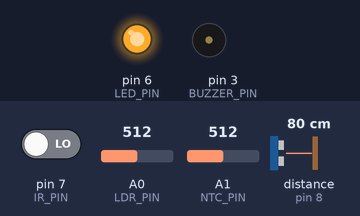
A sketch run on a simulated Arduino Uno, built with avr-gcc and run on an emulated ATmega328P. On the bench: output pins drawn as LEDs (lit = HIGH), buzzer (waves = sounding). Wiring (inferred from the names in the program): ultrasonic range finder: trigger pin 9; echo pin 8. The test bench sets the inputs (shaded band); at power-on: distance to the obstacle (sensor on pin 8) 80 cm, A1 (NTC_PIN) = 512, pin 7 (IR_PIN) LOW, A0 (LDR_PIN) = 512. The echo pulse lasts 58.3 µs per cm; pins used as bus, display or sensor lines are not drawn; what the sketch prints to the serial monitor is not drawn.

Above: at 1.9 s.
2.0 s: distance to the obstacle (sensor on pin 8) set to 22 cm
6.0 s: distance to the obstacle (sensor on pin 8) set to 18 cm
At 7.3 s:
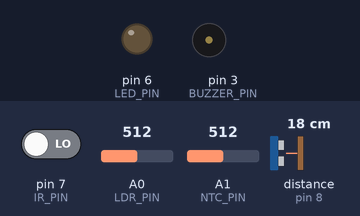
8.1 s: A1 (NTC_PIN) set to 601
11.9 s: A1 (NTC_PIN) set to 626
At 12.57 s:
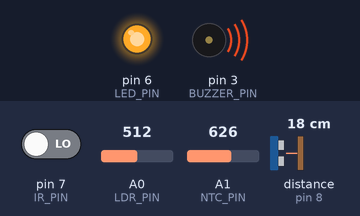
15.4 s: pin 7 (IR_PIN) driven HIGH
At 16.38 s:
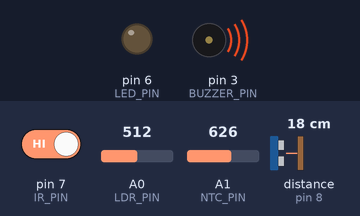
17.9 s: pin 7 (IR_PIN) driven LOW
At 18.59 s:
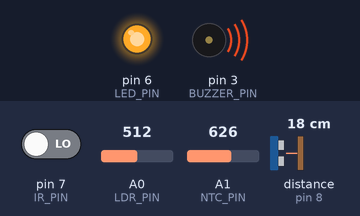
Timing chart, 0 to 22.9 s (numbered marks = the images above; inputs shaded):
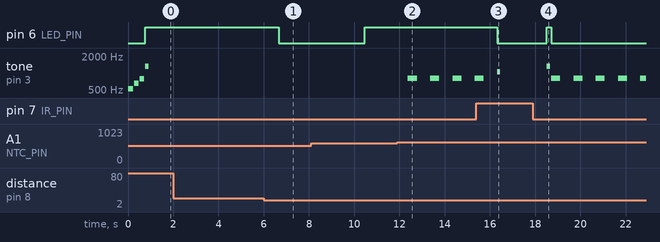

Measured:
- the behaviour switches between 21 and 20 cm on distance to the obstacle (sensor on pin 8) (found by bisection; images 0 and 1)
- the behaviour switches between 616 and 617 on A1 (NTC_PIN) (found by bisection; images 1 and 2)
- after the input at 2.0 s, every drawn part: stays the same
- after the input at 6.0 s, pin 6 (LED_PIN): HIGH → LOW after 0.66 s
- after the input at 11.9 s, pin 6 (LED_PIN): stays HIGH (without the input it goes to LOW after 3.3 s); tone on pin 3 (BUZZER_PIN): alternates 800 Hz for 0.40 s and silent for 0.58 s, starting after 0.48 s
- after the input at 15.4 s, pin 6 (LED_PIN): HIGH → LOW after 0.91 s
- after the input at 17.9 s, pin 6 (LED_PIN): LOW → HIGH after 0.61 s, → LOW 0.20 s later; tone on pin 3 (BUZZER_PIN): plays 1319 Hz for 0.15 s, 800 Hz for 0.40 s, 800 Hz for 0.40 s, 800 Hz for 0.40 s, 800 Hz for 0.40 s, 800 Hz for 0.24 s, starting after 0.62 s
- by itself, tone on pin 3 (BUZZER_PIN): plays 523 Hz for 0.20 s, 659 Hz for 0.20 s, 784 Hz for 0.20 s, 1319 Hz for 0.15 s

The sketch:

SmartDeskMonitor_.ino
```cpp
// Pin Definitions
const int NTC_PIN = A1;        // NTC thermistor
const int LDR_PIN = A0;        // Light dependent resistor
const int TRIG_PIN = 9;        // Ultrasonic trigger
const int ECHO_PIN = 8;        // Ultrasonic echo
const int IR_PIN = 7;          // IR-08H avoidance sensor
const int LED_PIN = 6;         // Status LED
const int BUZZER_PIN = 3;      // Passive buzzer

// Calibration Constants
const float B_COEFF = 3977;    // NTC beta coefficient
const float R_NOMINAL = 10000; // NTC resistance at 25°C
const int SAFE_DISTANCE = 20;  // Reduced to 20cm as requested
const int LIGHT_LOW = 300;     // Dark threshold
const int LIGHT_HIGH = 700;    // Bright threshold
const float TEMP_LOW = 18.0;   // Cold threshold (°C)
const float TEMP_HIGH = 30.0;  // Hot threshold (°C)

// System variables
bool systemActive = false;
unsigned long lastMotivation = 0;
unsigned long lastSuggestion = 0;
float ambientTemp = 0;
int ambientLight = 0;
float avgDistance = 0;
int readingCount = 0;

void setup() {
  Serial.begin(9600);

  // Pin configurations
  pinMode(TRIG_PIN, OUTPUT);
  pinMode(ECHO_PIN, INPUT);
  pinMode(IR_PIN, INPUT);
  pinMode(LED_PIN, OUTPUT);
  pinMode(BUZZER_PIN, OUTPUT);

  Serial.println("=== SMART DESK MONITOR INITIALIZED ===");
  Serial.println("Place hand near IR sensor to activate system");

  // Startup sound
  playStartupTone();
}

void loop() {
  // Check if person is at desk
  bool personAtDesk = (digitalRead(IR_PIN) == LOW);

  if (personAtDesk) {
    if (!systemActive) {
      systemActive = true;
      digitalWrite(LED_PIN, HIGH);
      Serial.println("\n>>> SYSTEM ACTIVATED - Person at desk <<<");
      playActivationTone();
      resetAmbientData();
    }

    // Monitor all environmental factors
    monitorEnvironment();

    // Provide periodic suggestions every 10 minutes
    if (millis() - lastSuggestion > 600000) { // 10 minutes
      providePeriodicSuggestions();
      lastSuggestion = millis();
    }

  } else {
    if (systemActive) {
      systemActive = false;
      digitalWrite(LED_PIN, LOW);
      Serial.println("\n>>> SYSTEM STANDBY - Desk empty <<<");
      playGoodbyeTone();
    }
    delay(2000);
  }
}

void monitorEnvironment() {
  // Read all sensors
  float temperature = readNTC();
  int lightLevel = analogRead(LDR_PIN);
  float distance = readUltrasonic();

  // Update ambient data for suggestions
  updateAmbientData(temperature, lightLevel, distance);

  // Safety checks
  bool distanceOK = checkDistance(distance);
  bool tempOK = checkTemperature(temperature);
  bool lightOK = checkLight(lightLevel);

  // Overall status
  bool allGood = distanceOK && tempOK && lightOK;

  // LED status indication
  if (allGood) {
    digitalWrite(LED_PIN, HIGH);
    // Motivational feedback every 30 seconds
    if (millis() - lastMotivation > 30000) {
      String mood = determineMood(temperature, lightLevel);
      playMoodTone(mood);
      Serial.print("💚 Perfect conditions! Your mood: ");
      Serial.println(mood);
      lastMotivation = millis();
    }
  } else {
    // Blink LED for warnings
    digitalWrite(LED_PIN, (millis() / 250) % 2);
  }

  // Print status dashboard
  printDashboard(temperature, lightLevel, distance, allGood);
  delay(500);
}

void updateAmbientData(float temp, int light, float dist) {
  // Update running averages
  ambientTemp = (ambientTemp * readingCount + temp) / (readingCount + 1);
  ambientLight = (ambientLight * readingCount + light) / (readingCount + 1);
  avgDistance = (avgDistance * readingCount + dist) / (readingCount + 1);
  readingCount++;
}

void resetAmbientData() {
  ambientTemp = 0;
  ambientLight = 0;
  avgDistance = 0;
  readingCount = 0;
}

String determineMood(float temp, int light) {
  if (temp < 20.0 && light < 400) return "Cozy Focus";
  if (temp > 26.0 && light > 600) return "Energetic";
  if (temp < 20.0) return "Calm";
  if (temp > 26.0) return "Intense";
  if (light < 400) return "Relaxed";
  if (light > 600) return "Creative";
  return "Productive";
}

void providePeriodicSuggestions() {
  Serial.println("\n===== PERIODIC WORKSPACE SUGGESTIONS =====");

  // Temperature suggestions
  Serial.print("🌡️  Temperature Trend: ");
  Serial.print(ambientTemp, 1);
  Serial.println("°C avg");
  if (ambientTemp < 20.0) {
    Serial.println("   → Consider warming up the space");
  } else if (ambientTemp > 26.0) {
    Serial.println("   → Try cooling or ventilating the area");
  } else {
    Serial.println("   → Ideal temperature range maintained");
  }

  // Lighting suggestions
  Serial.print("💡 Lighting Trend: ");
  Serial.print(ambientLight);
  Serial.println(" avg");
  if (ambientLight < 300) {
    Serial.println("   → Your space is consistently dim - add lighting");
  } else if (ambientLight > 700) {
    Serial.println("   → Consistent bright light - consider glare reduction");
  } else {
    Serial.println("   → Excellent lighting conditions maintained");
  }

  // Distance suggestions
  Serial.print("📏 Distance Trend: ");
  Serial.print(avgDistance, 1);
  Serial.println("cm avg");
  if (avgDistance < 25) {
    Serial.println("   → You're consistently close to your screen - check posture");
  } else {
    Serial.println("   → Good distance habits maintained");
  }

  // Mood encouragement
  String mood = determineMood(ambientTemp, ambientLight);
  Serial.print("💡 Mood Analysis: ");
  Serial.println(mood);
  Serial.println("   → Keep up the great work environment!");

  Serial.println("=========================================\n");

  // Play subtle notification tone
  tone(BUZZER_PIN, 880, 300); // A5 tone
  delay(400);
  noTone(BUZZER_PIN);
}

float readNTC() {
  int adc = analogRead(NTC_PIN);
  if (adc == 0) return -999; // Error check

  float R = 10000.0 / (1023.0 / adc - 1);
  float tempK = 1 / (log(R / R_NOMINAL) / B_COEFF + 1/298.15);
  return tempK - 273.15;
}

float readUltrasonic() {
  digitalWrite(TRIG_PIN, LOW);
  delayMicroseconds(2);
  digitalWrite(TRIG_PIN, HIGH);
  delayMicroseconds(10);
  digitalWrite(TRIG_PIN, LOW);

  long duration = pulseIn(ECHO_PIN, HIGH, 30000);
  if (duration == 0) return -1; // No echo

  return duration * 0.034 / 2;
}

bool checkDistance(float distance) {
  if (distance > 0 && distance < SAFE_DISTANCE) {
    // Only alert if significantly too close
    if (distance < SAFE_DISTANCE - 5) {
      tone(BUZZER_PIN, 2000, 300);
      Serial.println("⚠️  WARNING: Too close to screen! Move back!");
    }
    return false;
  }
  return true;
}

bool checkTemperature(float temp) {
  if (temp < TEMP_LOW) {
    // Only alert for significant cold
    if (temp < TEMP_LOW - 2) {
      tone(BUZZER_PIN, 800, 400);
      Serial.println("🥶 COLD: Room temperature low");
    }
    return false;
  } else if (temp > TEMP_HIGH) {
    // Only alert for significant heat
    if (temp > TEMP_HIGH + 2) {
      tone(BUZZER_PIN, 1200, 400);
      Serial.println("🔥 HOT: Room temperature high");
    }
    return false;
  }
  return true;
}

bool checkLight(int lightLevel) {
  if (lightLevel < LIGHT_LOW) {
    // Only alert for significant darkness
    if (lightLevel < LIGHT_LOW - 100) {
      tone(BUZZER_PIN, 600, 300);
      Serial.println("🌙 DIM: Low lighting detected");
    }
    return false;
  } else if (lightLevel > LIGHT_HIGH) {
    // Only alert for significant brightness
    if (lightLevel > LIGHT_HIGH + 100) {
      tone(BUZZER_PIN, 1000, 300);
      Serial.println("☀️ BRIGHT: High glare detected");
    }
    return false;
  }
  return true;
}

void printDashboard(float temp, int light, float dist, bool status) {
  Serial.println("════════════════════════════════");
  Serial.println("       SMART DESK MONITOR       ");
  Serial.println("════════════════════════════════");
  Serial.print("🌡️  Temperature: ");
  Serial.print(temp, 1);
  Serial.print(" °C (");
  if (temp < 20.0) Serial.print("Cool");
  else if (temp > 26.0) Serial.print("Warm");
  else Serial.print("Ideal");
  Serial.println(")");

  Serial.print("💡 Light Level: ");
  Serial.print(light);
  Serial.print(" (");
  if (light < 400) Serial.print("Soft");
  else if (light > 600) Serial.print("Bright");
  else Serial.print("Balanced");
  Serial.println(")");

  Serial.print("📏 Distance: ");
  Serial.print(dist);
  Serial.print("cm (");
  Serial.print(dist < 25 ? "Close" : "Good");
  Serial.println(")");

  Serial.print("🎭 Current Mood: ");
  Serial.println(determineMood(temp, light));

  Serial.print("📊 Status: ");
  Serial.println(status ? "✅ OPTIMAL" : "⚠️ NEEDS ATTENTION");
  Serial.println("════════════════════════════════\n");
}

void playStartupTone() {
  int startupMelody[] = {523, 659, 784}; // C5, E5, G5
  for (int i = 0; i < 3; i++) {
    tone(BUZZER_PIN, startupMelody[i], 200);
    delay(250);
  }
  noTone(BUZZER_PIN);
}

void playActivationTone() {
  tone(BUZZER_PIN, 1319, 150); // E6
  delay(200);
  noTone(BUZZER_PIN);
}

void playGoodbyeTone() {
  tone(BUZZER_PIN, 1047, 150); // C6
  delay(200);
  noTone(BUZZER_PIN);
}

void playMoodTone(String mood) {
  if (mood == "Cozy Focus") {
    tone(BUZZER_PIN, 523, 300); // C5
  }
  else if (mood == "Energetic") {
    tone(BUZZER_PIN, 784, 200); // G5
  }
  else if (mood == "Calm") {
    tone(BUZZER_PIN, 659, 300); // E5
  }
  else if (mood == "Intense") {
    tone(BUZZER_PIN, 988, 200); // B5
  }
  else { // Default motivational tone
    int motivationMelody[] = {659, 698, 784}; // E5, F5#, G5
    for (int i = 0; i < 3; i++) {
      tone(BUZZER_PIN, motivationMelody[i], 150);
      delay(180);
    }
  }
  delay(100);
  noTone(BUZZER_PIN);
}
```
